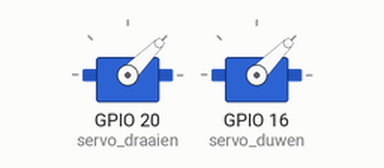
Simulated run of this program. Board: Raspberry Pi (BCM pin numbers). On the bench: 2 × servo. Servo angles are drawn from the pulse width (0.5 ms = 0°, 2.5 ms = 180°).

Above: at 0.05 s.
At 2.5 s:
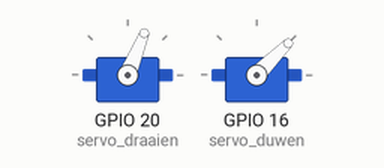
At 5.0 s:
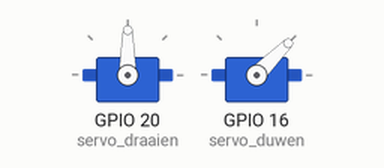
At 10.0 s:
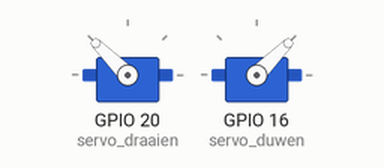
Timing chart, 0 to 13.0 s (numbered marks = the images above):
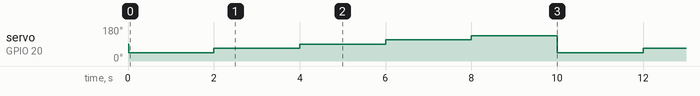

The program:

motorten_vuilbak.py
```python
import gpiozero as io
from time import sleep
uitkomst = "pmd"
servo_draaien = io.AngularServo(20, min_angle = -90, max_angle = 90)
servo_duwen = io.AngularServo(16, min_angle = 0, max_angle = 180)
""" " ""   if uitkomst == "'rest'":
        servo_draaien.angle = 0
        print("okay")
        sleep(1)
        servo_duwen.angle = 360
        sleep(0.5)
        servo_duwen.angle = 0
            elif uitkomst == "gft":
        servo_draaien.angle = 180
        print("okay")
        sleep(1)
        servo_duwen.angle = 360
        sleep(0.5)
        servo_duwen.angle = 0"""""" """
while True:
    servo_draaien.angle = -90
    sleep(2)
    servo_draaien.angle = -45
    sleep(2)
    servo_draaien.angle = 0
    sleep(2)
    servo_draaien.angle = 45
    sleep(2)
    servo_draaien.angle = 90
    sleep(2)
```

Measured:
- by itself, servo on GPIO 20 (servo_draaien): repeats every 10.0 s: 68° 2.0 s, 90° 2.0 s, 112° 2.0 s, 135° 2.0 s, 45° 2.0 s
